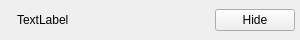
<?xml version="1.0" encoding="UTF-8"?>
<ui version="4.0">
 <class>ConnectionStateWidget</class>
 <widget class="QWidget" name="ConnectionStateWidget">
  <property name="geometry">
   <rect>
    <x>0</x>
    <y>0</y>
    <width>300</width>
    <height>40</height>
   </rect>
  </property>
  <property name="sizePolicy">
   <sizepolicy hsizetype="Expanding" vsizetype="Fixed">
    <horstretch>0</horstretch>
    <verstretch>0</verstretch>
   </sizepolicy>
  </property>
  <property name="minimumSize">
   <size>
    <width>300</width>
    <height>0</height>
   </size>
  </property>
  <property name="windowTitle">
   <string>Form</string>
  </property>
  <layout class="QHBoxLayout" name="horizontalLayout">
   <property name="spacing">
    <number>5</number>
   </property>
   <property name="leftMargin">
    <number>5</number>
   </property>
   <property name="topMargin">
    <number>2</number>
   </property>
   <property name="rightMargin">
    <number>5</number>
   </property>
   <property name="bottomMargin">
    <number>2</number>
   </property>
   <item>
    <widget class="QLabel" name="icon_label">
     <property name="sizePolicy">
      <sizepolicy hsizetype="Preferred" vsizetype="Preferred">
       <horstretch>0</horstretch>
       <verstretch>0</verstretch>
      </sizepolicy>
     </property>
     <property name="text">
      <string/>
     </property>
    </widget>
   </item>
   <item>
    <widget class="QLabel" name="message_label">
     <property name="sizePolicy">
      <sizepolicy hsizetype="Expanding" vsizetype="Expanding">
       <horstretch>0</horstretch>
       <verstretch>0</verstretch>
      </sizepolicy>
     </property>
     <property name="text">
      <string>TextLabel</string>
     </property>
    </widget>
   </item>
   <item>
    <widget class="QPushButton" name="hide_button">
     <property name="sizePolicy">
      <sizepolicy hsizetype="Minimum" vsizetype="Fixed">
       <horstretch>0</horstretch>
       <verstretch>0</verstretch>
      </sizepolicy>
     </property>
     <property name="text">
      <string>Hide</string>
     </property>
    </widget>
   </item>
  </layout>
 </widget>
 <resources/>
 <connections/>
</ui>
